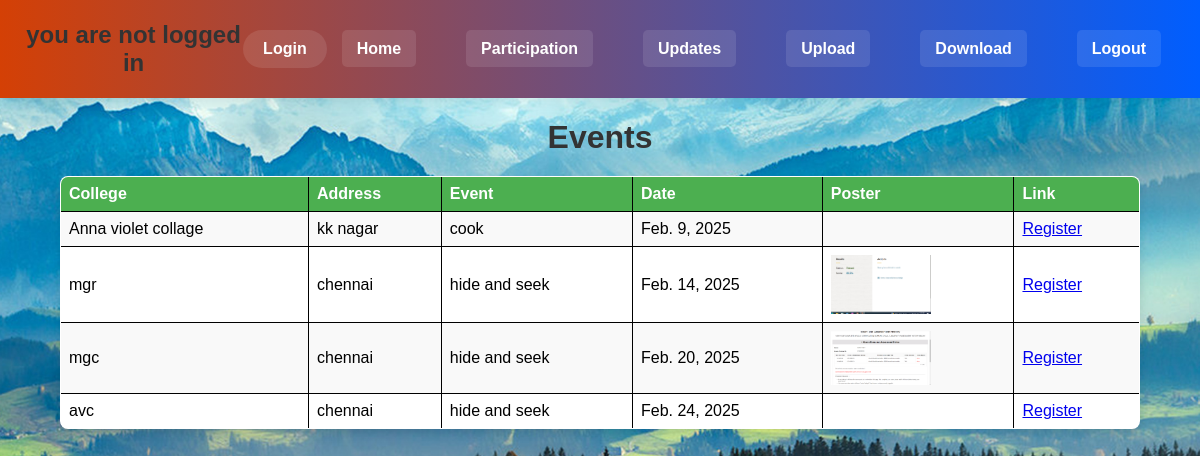
/events/cultural, run on the app's committed database.
### events/models.py (models this page shows)
class cultural(models.Model):
    id = models.AutoField(primary_key=True)
    Clg_Name = models.CharField(max_length=50)
    Clg_Address = models.CharField(max_length=100)
    Event_Name = models.CharField(max_length=200)
    Date = models.DateField(null=True, blank=True)
    cultural_Poster = models.ImageField(null=True, blank=True, upload_to="images/")

### events/views.py (the view)
# urls.py: path('cultural', views.culDetail, name='cultural'),
def culDetail(request):
    name = 'sakthi'
    cul_data = cultural.objects.all()
    exclude = ['id']# Collecting data from models
    cul_dict = {'cul_list': cul_data}  # Dictionary to pass data
    return render(request, 'events/event.html', context=cul_dict)  # Sending data to HTML

### templates/events/event.html (shortened to what this page needs)
{% include "culturalapp/navbar.html" %}
<html>
{% load static %}
<head>
</head>
<body>
{% if cul_list %}
<h1>Events</h1>
    <table>
        <tr>
            <th>College</th>
            <th>Address</th>
            <th>Event</th>
            <th>Date</th>
            <th>Poster</th>
            <th>Link</th>
        </tr>
        {% for cultural in cul_list %}
        <tr>
            <td>{{ cultural.Clg_Name }}</td>
            <td>{{ cultural.Clg_Address }}</td>
            <td>{{ cultural.Event_Name }}</td>
            <td>{{ cultural.Date }}</td>
            <td> {% if cultural.cultural_Poster %}
               <img src=" {{ cultural.cultural_Poster.url }}" width=100>
                {% endif %}</td>
            <td><a href="{% url 'r' %}">Register</a></td>
        </tr>
        {% endfor %}
    </table>
{% endif %}
</body>
</html>

### static/css/home.css (style rules this page uses)
body { font-family: 'Poppins', sans-serif; margin: 0; background: url('../images/2.jpeg') no-repeat center center/cover; }
h1 { text-align: center; color: #333; margin-bottom: 20px; }
table { width: 90%; margin: 0 auto; border-collapse: collapse; background-color: #fff; box-shadow: 0 4px 8px rgba(0, 0, 0, 0.1); border-radius: 8px; overflow: hidden; }
th, td { padding: 12px 15px; text-align: left; }
th { background-color: #4CAF50; color: white; }
tr:nth-child(even) { background-color: #f9f9f9; }
table, th, td { border: 1px solid #ddd; }

### templates/events/event.html (style rules this page uses)
table, th, td { border: 1px solid black; border-collapse: collapse; }
th, td { padding: 8px; text-align: left; }

### data on the page
cultural: Clg_Name "Anna violet collage", Clg_Address "kk nagar", Event_Name "cook", Date "Feb. 9, 2025"
cultural: Clg_Name "mgr", Clg_Address "chennai", Event_Name "hide and seek", Date "Feb. 14, 2025", cultural_Poster (picture)
cultural: Clg_Name "mgc", Clg_Address "chennai", Event_Name "hide and seek", Date "Feb. 20, 2025", cultural_Poster (picture)
cultural: Clg_Name "avc", Clg_Address "chennai", Event_Name "hide and seek", Date "Feb. 24, 2025"
